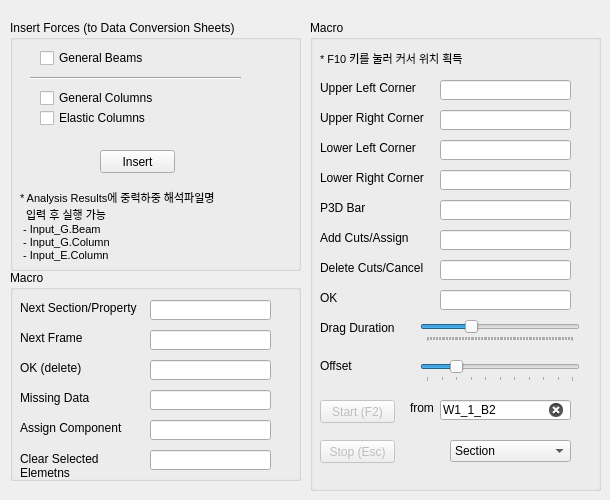
    <widget class="QWidget" name="tab2">
     <attribute name="title">
      <string>Modeling</string>
     </attribute>
     <widget class="QLabel" name="test">
      <property name="geometry">
       <rect>
        <x>440</x>
        <y>240</y>
        <width>56</width>
        <height>12</height>
       </rect>
      </property>
      <property name="text">
       <string/>
      </property>
     </widget>
     <widget class="QGroupBox" name="groupBox_9">
      <property name="geometry">
       <rect>
        <x>10</x>
        <y>20</y>
        <width>291</width>
        <height>251</height>
       </rect>
      </property>
      <property name="title">
       <string>Insert Forces (to Data Conversion Sheets)</string>
      </property>
      <widget class="QPushButton" name="insert_force_btn">
       <property name="geometry">
        <rect>
         <x>90</x>
         <y>130</y>
         <width>75</width>
         <height>23</height>
        </rect>
       </property>
       <property name="font">
        <font>
         <family>Arial</family>
         <weight>50</weight>
         <bold>false</bold>
        </font>
       </property>
       <property name="text">
        <string>Insert</string>
       </property>
      </widget>
      <widget class="QLabel" name="label_30">
       <property name="geometry">
        <rect>
         <x>10</x>
         <y>160</y>
         <width>231</width>
         <height>91</height>
        </rect>
       </property>
       <property name="font">
        <font>
         <family>Arial</family>
         <pointsize>8</pointsize>
         <weight>50</weight>
         <bold>false</bold>
        </font>
       </property>
       <property name="text">
        <string>* Analysis Results에 중력하중 해석파일명 
  입력 후 실행 가능 
 - Input_G.Beam 
 - Input_G.Column 
 - Input_E.Column</string>
       </property>
       <property name="textFormat">
        <enum>Qt::AutoText</enum>
       </property>
       <property name="alignment">
        <set>Qt::AlignLeading|Qt::AlignLeft|Qt::AlignVCenter</set>
       </property>
      </widget>
      <widget class="QCheckBox" name="insert_gbeam_checkbox">
       <property name="geometry">
        <rect>
         <x>30</x>
         <y>30</y>
         <width>121</width>
         <height>16</height>
        </rect>
       </property>
       <property name="font">
        <font>
         <family>Arial</family>
         <weight>50</weight>
         <bold>false</bold>
        </font>
       </property>
       <property name="text">
        <string>General Beams</string>
       </property>
       <property name="checked">
        <bool>false</bool>
       </property>
      </widget>
      <widget class="QCheckBox" name="insert_ecol_checkbox">
       <property name="geometry">
        <rect>
         <x>30</x>
         <y>90</y>
         <width>121</width>
         <height>16</height>
        </rect>
       </property>
       <property name="font">
        <font>
         <family>Arial</family>
         <weight>50</weight>
         <bold>false</bold>
        </font>
       </property>
       <property name="text">
        <string>Elastic Columns</string>
       </property>
       <property name="checked">
        <bool>false</bool>
       </property>
      </widget>
      <widget class="QCheckBox" name="insert_gcol_checkbox">
       <property name="geometry">
        <rect>
         <x>30</x>
         <y>70</y>
         <width>121</width>
         <height>16</height>
        </rect>
       </property>
       <property name="font">
        <font>
         <family>Arial</family>
         <weight>50</weight>
         <bold>false</bold>
        </font>
       </property>
       <property name="text">
        <string>General Columns</string>
       </property>
       <property name="checked">
        <bool>false</bool>
       </property>
      </widget>
      <widget class="Line" name="line_14">
       <property name="geometry">
        <rect>
         <x>20</x>
         <y>50</y>
         <width>211</width>
         <height>16</height>
        </rect>
       </property>
       <property name="orientation">
        <enum>Qt::Horizontal</enum>
       </property>
      </widget>
     </widget>
     <widget class="QGroupBox" name="groupBox_10">
      <property name="geometry">
       <rect>
        <x>310</x>
        <y>20</y>
        <width>291</width>
        <height>471</height>
       </rect>
      </property>
      <property name="title">
       <string>Macro</string>
      </property>
      <widget class="QLineEdit" name="up_right_coord_editbox">
       <property name="enabled">
        <bool>true</bool>
       </property>
       <property name="geometry">
        <rect>
         <x>130</x>
         <y>90</y>
         <width>131</width>
         <height>20</height>
        </rect>
       </property>
       <property name="font">
        <font>
         <family>Arial</family>
         <weight>50</weight>
         <bold>false</bold>
        </font>
       </property>
       <property name="text">
        <string/>
       </property>
       <property name="clearButtonEnabled">
        <bool>true</bool>
       </property>
      </widget>
      <widget class="QLineEdit" name="low_left_coord_editbox">
       <property name="enabled">
        <bool>true</bool>
       </property>
       <property name="geometry">
        <rect>
         <x>130</x>
         <y>120</y>
         <width>131</width>
         <height>20</height>
        </rect>
       </property>
       <property name="font">
        <font>
         <family>Arial</family>
         <weight>50</weight>
         <bold>false</bold>
        </font>
       </property>
       <property name="text">
        <string/>
       </property>
       <property name="clearButtonEnabled">
        <bool>true</bool>
       </property>
      </widget>
      <widget class="QSlider" name="offset_slider">
       <property name="enabled">
        <bool>true</bool>
       </property>
       <property name="geometry">
        <rect>
         <x>110</x>
         <y>340</y>
         <width>160</width>
         <height>22</height>
        </rect>
       </property>
       <property name="maximum">
        <number>10</number>
       </property>
       <property name="value">
        <number>2</number>
       </property>
       <property name="sliderPosition">
        <number>2</number>
       </property>
       <property name="orientation">
        <enum>Qt::Horizontal</enum>
       </property>
       <property name="invertedAppearance">
        <bool>false</bool>
       </property>
       <property name="invertedControls">
        <bool>false</bool>
       </property>
       <property name="tickPosition">
        <enum>QSlider::TicksBelow</enum>
       </property>
       <property name="tickInterval">
        <number>1</number>
       </property>
      </widget>
      <widget class="QLabel" name="label_34">
       <property name="geometry">
        <rect>
         <x>10</x>
         <y>150</y>
         <width>111</width>
         <height>16</height>
        </rect>
       </property>
       <property name="font">
        <font>
         <family>Arial</family>
         <weight>50</weight>
         <bold>false</bold>
        </font>
       </property>
       <property name="text">
        <string>Lower Right Corner</string>
       </property>
       <property name="alignment">
        <set>Qt::AlignLeading|Qt::AlignLeft|Qt::AlignVCenter</set>
       </property>
      </widget>
      <widget class="QLabel" name="label_35">
       <property name="geometry">
        <rect>
         <x>10</x>
         <y>60</y>
         <width>111</width>
         <height>16</height>
        </rect>
       </property>
       <property name="font">
        <font>
         <family>Arial</family>
         <weight>50</weight>
         <bold>false</bold>
        </font>
       </property>
       <property name="text">
        <string>Upper Left Corner</string>
       </property>
       <property name="alignment">
        <set>Qt::AlignLeading|Qt::AlignLeft|Qt::AlignVCenter</set>
       </property>
      </widget>
      <widget class="QLabel" name="label_36">
       <property name="geometry">
        <rect>
         <x>100</x>
         <y>380</y>
         <width>31</width>
         <height>16</height>
        </rect>
       </property>
       <property name="font">
        <font>
         <family>Arial</family>
         <weight>50</weight>
         <bold>false</bold>
        </font>
       </property>
       <property name="text">
        <string>from</string>
       </property>
       <property name="alignment">
        <set>Qt::AlignLeading|Qt::AlignLeft|Qt::AlignVCenter</set>
       </property>
      </widget>
      <widget class="QPushButton" name="show_result_btn">
       <property name="enabled">
        <bool>false</bool>
       </property>
       <property name="geometry">
        <rect>
         <x>10</x>
         <y>380</y>
         <width>75</width>
         <height>23</height>
        </rect>
       </property>
       <property name="font">
        <font>
         <family>Arial</family>
         <weight>50</weight>
         <bold>false</bold>
        </font>
       </property>
       <property name="text">
        <string>Start (F2)</string>
       </property>
       <property name="shortcut">
        <string>F2</string>
       </property>
      </widget>
      <widget class="QLineEdit" name="elem_name_editbox">
       <property name="enabled">
        <bool>true</bool>
       </property>
       <property name="geometry">
        <rect>
         <x>130</x>
         <y>380</y>
         <width>131</width>
         <height>20</height>
        </rect>
       </property>
       <property name="font">
        <font>
         <family>Arial</family>
         <weight>50</weight>
         <bold>false</bold>
        </font>
       </property>
       <property name="text">
        <string>W1_1_B2</string>
       </property>
       <property name="clearButtonEnabled">
        <bool>true</bool>
       </property>
      </widget>
      <widget class="QLabel" name="label_37">
       <property name="geometry">
        <rect>
         <x>10</x>
         <y>120</y>
         <width>111</width>
         <height>16</height>
        </rect>
       </property>
       <property name="font">
        <font>
         <family>Arial</family>
         <weight>50</weight>
         <bold>false</bold>
        </font>
       </property>
       <property name="text">
        <string>Lower Left Corner</string>
       </property>
       <property name="alignment">
        <set>Qt::AlignLeading|Qt::AlignLeft|Qt::AlignVCenter</set>
       </property>
      </widget>
      <widget class="QSlider" name="drag_duration_slider">
       <property name="enabled">
        <bool>true</bool>
       </property>
       <property name="geometry">
        <rect>
         <x>110</x>
         <y>300</y>
         <width>160</width>
         <height>22</height>
        </rect>
       </property>
       <property name="maximum">
        <number>100</number>
       </property>
       <property name="pageStep">
        <number>5</number>
       </property>
       <property name="value">
        <number>30</number>
       </property>
       <property name="orientation">
        <enum>Qt::Horizontal</enum>
       </property>
       <property name="tickPosition">
        <enum>QSlider::TicksBelow</enum>
       </property>
       <property name="tickInterval">
        <number>1</number>
       </property>
      </widget>
      <widget class="QLineEdit" name="up_left_coord_editbox">
       <property name="enabled">
        <bool>true</bool>
       </property>
       <property name="geometry">
        <rect>
         <x>130</x>
         <y>60</y>
         <width>131</width>
         <height>20</height>
        </rect>
       </property>
       <property name="font">
        <font>
         <family>Arial</family>
         <weight>50</weight>
         <bold>false</bold>
        </font>
       </property>
       <property name="text">
        <string/>
       </property>
       <property name="clearButtonEnabled">
        <bool>true</bool>
       </property>
      </widget>
      <widget class="QLabel" name="label_38">
       <property name="geometry">
        <rect>
         <x>10</x>
         <y>300</y>
         <width>81</width>
         <height>16</height>
        </rect>
       </property>
       <property name="font">
        <font>
         <family>Arial</family>
         <weight>50</weight>
         <bold>false</bold>
        </font>
       </property>
       <property name="text">
        <string>Drag Duration</string>
       </property>
      </widget>
      <widget class="QLabel" name="label_2">
       <property name="geometry">
        <rect>
         <x>10</x>
         <y>340</y>
         <width>56</width>
         <height>12</height>
        </rect>
       </property>
       <property name="font">
        <font>
         <family>Arial</family>
         <weight>50</weight>
         <bold>false</bold>
        </font>
       </property>
       <property name="text">
        <string>Offset</string>
       </property>
      </widget>
      <widget class="QLineEdit" name="low_right_coord_editbox">
       <property name="enabled">
        <bool>true</bool>
       </property>
       <property name="geometry">
        <rect>
         <x>130</x>
         <y>150</y>
         <width>131</width>
         <height>20</height>
        </rect>
       </property>
       <property name="font">
        <font>
         <family>Arial</family>
         <weight>50</weight>
         <bold>false</bold>
        </font>
       </property>
       <property name="text">
        <string/>
       </property>
       <property name="clearButtonEnabled">
        <bool>true</bool>
       </property>
      </widget>
      <widget class="QPushButton" name="show_result_btn_2">
       <property name="enabled">
        <bool>false</bool>
       </property>
       <property name="geometry">
        <rect>
         <x>10</x>
         <y>420</y>
         <width>75</width>
         <height>23</height>
        </rect>
       </property>
       <property name="font">
        <font>
         <family>Arial</family>
         <weight>50</weight>
         <bold>false</bold>
        </font>
       </property>
       <property name="text">
        <string>Stop (Esc)</string>
       </property>
       <property name="shortcut">
        <string>Esc</string>
       </property>
      </widget>
      <widget class="QLabel" name="label_39">
       <property name="geometry">
        <rect>
         <x>10</x>
         <y>90</y>
         <width>111</width>
         <height>16</height>
        </rect>
       </property>
       <property name="font">
        <font>
         <family>Arial</family>
         <weight>50</weight>
         <bold>false</bold>
        </font>
       </property>
       <property name="text">
        <string>Upper Right Corner</string>
       </property>
       <property name="alignment">
        <set>Qt::AlignLeading|Qt::AlignLeft|Qt::AlignVCenter</set>
       </property>
      </widget>
      <widget class="QLabel" name="label_31">
       <property name="geometry">
        <rect>
         <x>10</x>
         <y>30</y>
         <width>231</width>
         <height>16</height>
        </rect>
       </property>
       <property name="font">
        <font>
         <family>Arial</family>
         <pointsize>8</pointsize>
         <weight>50</weight>
         <bold>false</bold>
        </font>
       </property>
       <property name="text">
        <string>* F10 키를 눌러 커서 위치 획득</string>
       </property>
       <property name="textFormat">
        <enum>Qt::AutoText</enum>
       </property>
       <property name="alignment">
        <set>Qt::AlignLeading|Qt::AlignLeft|Qt::AlignVCenter</set>
       </property>
      </widget>
      <widget class="QLabel" name="label_40">
       <property name="geometry">
        <rect>
         <x>10</x>
         <y>240</y>
         <width>111</width>
         <height>16</height>
        </rect>
       </property>
       <property name="font">
        <font>
         <family>Arial</family>
         <weight>50</weight>
         <bold>false</bold>
        </font>
       </property>
       <property name="text">
        <string>Delete Cuts/Cancel</string>
       </property>
       <property name="alignment">
        <set>Qt::AlignLeading|Qt::AlignLeft|Qt::AlignVCenter</set>
       </property>
      </widget>
      <widget class="QLabel" name="label_41">
       <property name="geometry">
        <rect>
         <x>10</x>
         <y>180</y>
         <width>111</width>
         <height>16</height>
        </rect>
       </property>
       <property name="font">
        <font>
         <family>Arial</family>
         <weight>50</weight>
         <bold>false</bold>
        </font>
       </property>
       <property name="text">
        <string>P3D Bar</string>
       </property>
       <property name="alignment">
        <set>Qt::AlignLeading|Qt::AlignLeft|Qt::AlignVCenter</set>
       </property>
      </widget>
      <widget class="QLabel" name="label_42">
       <property name="geometry">
        <rect>
         <x>10</x>
         <y>210</y>
         <width>111</width>
         <height>16</height>
        </rect>
       </property>
       <property name="font">
        <font>
         <family>Arial</family>
         <weight>50</weight>
         <bold>false</bold>
        </font>
       </property>
       <property name="text">
        <string>Add Cuts/Assign</string>
       </property>
       <property name="alignment">
        <set>Qt::AlignLeading|Qt::AlignLeft|Qt::AlignVCenter</set>
       </property>
      </widget>
      <widget class="QLineEdit" name="add_cuts_editbox">
       <property name="enabled">
        <bool>true</bool>
       </property>
       <property name="geometry">
        <rect>
         <x>130</x>
         <y>210</y>
         <width>131</width>
         <height>20</height>
        </rect>
       </property>
       <property name="font">
        <font>
         <family>Arial</family>
         <weight>50</weight>
         <bold>false</bold>
        </font>
       </property>
       <property name="text">
        <string/>
       </property>
       <property name="clearButtonEnabled">
        <bool>true</bool>
       </property>
      </widget>
      <widget class="QLineEdit" name="p3d_bar_editbox">
       <property name="enabled">
        <bool>true</bool>
       </property>
       <property name="geometry">
        <rect>
         <x>130</x>
         <y>180</y>
         <width>131</width>
         <height>20</height>
        </rect>
       </property>
       <property name="font">
        <font>
         <family>Arial</family>
         <weight>50</weight>
         <bold>false</bold>
        </font>
       </property>
       <property name="text">
        <string/>
       </property>
       <property name="clearButtonEnabled">
        <bool>true</bool>
       </property>
      </widget>
      <widget class="QLineEdit" name="delete_cuts_editbox">
       <property name="enabled">
        <bool>true</bool>
       </property>
       <property name="geometry">
        <rect>
         <x>130</x>
         <y>240</y>
         <width>131</width>
         <height>20</height>
        </rect>
       </property>
       <property name="font">
        <font>
         <family>Arial</family>
         <weight>50</weight>
         <bold>false</bold>
        </font>
       </property>
       <property name="text">
        <string/>
       </property>
       <property name="clearButtonEnabled">
        <bool>true</bool>
       </property>
      </widget>
      <widget class="QLineEdit" name="ok_editbox">
       <property name="enabled">
        <bool>true</bool>
       </property>
       <property name="geometry">
        <rect>
         <x>130</x>
         <y>270</y>
         <width>131</width>
         <height>20</height>
        </rect>
       </property>
       <property name="font">
        <font>
         <family>Arial</family>
         <weight>50</weight>
         <bold>false</bold>
        </font>
       </property>
       <property name="text">
        <string/>
       </property>
       <property name="clearButtonEnabled">
        <bool>true</bool>
       </property>
      </widget>
      <widget class="QLabel" name="label_43">
       <property name="geometry">
        <rect>
         <x>10</x>
         <y>270</y>
         <width>111</width>
         <height>16</height>
        </rect>
       </property>
       <property name="font">
        <font>
         <family>Arial</family>
         <weight>50</weight>
         <bold>false</bold>
        </font>
       </property>
       <property name="text">
        <string>OK</string>
       </property>
       <property name="alignment">
        <set>Qt::AlignLeading|Qt::AlignLeft|Qt::AlignVCenter</set>
       </property>
      </widget>
      <widget class="QComboBox" name="macro_comboBox">
       <property name="geometry">
        <rect>
         <x>140</x>
         <y>420</y>
         <width>121</width>
         <height>22</height>
        </rect>
       </property>
       <property name="font">
        <font>
         <family>Arial</family>
         <weight>50</weight>
         <bold>false</bold>
        </font>
       </property>
       <item>
        <property name="text">
         <string>Section</string>
        </property>
       </item>
       <item>
        <property name="text">
         <string>Property (Wall)</string>
        </property>
       </item>
       <item>
        <property name="text">
         <string>Property (Beam)</string>
        </property>
       </item>
      </widget>
     </widget>
     <widget class="QGroupBox" name="groupBox_12">
      <property name="geometry">
       <rect>
        <x>10</x>
        <y>270</y>
        <width>291</width>
        <height>211</height>
       </rect>
      </property>
      <property name="title">
       <string>Macro</string>
      </property>
      <widget class="QLineEdit" name="next_section_editbox">
       <property name="enabled">
        <bool>true</bool>
       </property>
       <property name="geometry">
        <rect>
         <x>140</x>
         <y>30</y>
         <width>121</width>
         <height>20</height>
        </rect>
       </property>
       <property name="font">
        <font>
         <family>Arial</family>
         <weight>50</weight>
         <bold>false</bold>
        </font>
       </property>
       <property name="text">
        <string/>
       </property>
       <property name="clearButtonEnabled">
        <bool>true</bool>
       </property>
      </widget>
      <widget class="QLineEdit" name="next_frame_editbox">
       <property name="enabled">
        <bool>true</bool>
       </property>
       <property name="geometry">
        <rect>
         <x>140</x>
         <y>60</y>
         <width>121</width>
         <height>20</height>
        </rect>
       </property>
       <property name="font">
        <font>
         <family>Arial</family>
         <weight>50</weight>
         <bold>false</bold>
        </font>
       </property>
       <property name="text">
        <string/>
       </property>
       <property name="clearButtonEnabled">
        <bool>true</bool>
       </property>
      </widget>
      <widget class="QLabel" name="label_45">
       <property name="geometry">
        <rect>
         <x>10</x>
         <y>90</y>
         <width>111</width>
         <height>16</height>
        </rect>
       </property>
       <property name="font">
        <font>
         <family>Arial</family>
         <weight>50</weight>
         <bold>false</bold>
        </font>
       </property>
       <property name="text">
        <string>OK (delete)</string>
       </property>
       <property name="alignment">
        <set>Qt::AlignLeading|Qt::AlignLeft|Qt::AlignVCenter</set>
       </property>
      </widget>
      <widget class="QLabel" name="label_52">
       <property name="geometry">
        <rect>
         <x>10</x>
         <y>60</y>
         <width>111</width>
         <height>16</height>
        </rect>
       </property>
       <property name="font">
        <font>
         <family>Arial</family>
         <weight>50</weight>
         <bold>false</bold>
        </font>
       </property>
       <property name="text">
        <string>Next Frame</string>
       </property>
       <property name="alignment">
        <set>Qt::AlignLeading|Qt::AlignLeft|Qt::AlignVCenter</set>
       </property>
      </widget>
      <widget class="QLineEdit" name="ok_delete_editbox">
       <property name="enabled">
        <bool>true</bool>
       </property>
       <property name="geometry">
        <rect>
         <x>140</x>
         <y>90</y>
         <width>121</width>
         <height>20</height>
        </rect>
       </property>
       <property name="font">
        <font>
         <family>Arial</family>
         <weight>50</weight>
         <bold>false</bold>
        </font>
       </property>
       <property name="text">
        <string/>
       </property>
       <property name="clearButtonEnabled">
        <bool>true</bool>
       </property>
      </widget>
      <widget class="QLabel" name="label_53">
       <property name="geometry">
        <rect>
         <x>10</x>
         <y>30</y>
         <width>121</width>
         <height>16</height>
        </rect>
       </property>
       <property name="font">
        <font>
         <family>Arial</family>
         <weight>50</weight>
         <bold>false</bold>
        </font>
       </property>
       <property name="text">
        <string>Next Section/Property</string>
       </property>
       <property name="alignment">
        <set>Qt::AlignLeading|Qt::AlignLeft|Qt::AlignVCenter</set>
       </property>
      </widget>
      <widget class="QLabel" name="label_55">
       <property name="geometry">
        <rect>
         <x>10</x>
         <y>120</y>
         <width>111</width>
         <height>16</height>
        </rect>
       </property>
       <property name="font">
        <font>
         <family>Arial</family>
         <weight>50</weight>
         <bold>false</bold>
        </font>
       </property>
       <property name="text">
        <string>Missing Data</string>
       </property>
       <property name="alignment">
        <set>Qt::AlignLeading|Qt::AlignLeft|Qt::AlignVCenter</set>
       </property>
      </widget>
      <widget class="QLineEdit" name="missing_data_editbox">
       <property name="enabled">
        <bool>true</bool>
       </property>
       <property name="geometry">
        <rect>
         <x>140</x>
         <y>120</y>
         <width>121</width>
         <height>20</height>
        </rect>
       </property>
       <property name="font">
        <font>
         <family>Arial</family>
         <weight>50</weight>
         <bold>false</bold>
        </font>
       </property>
       <property name="text">
        <string/>
       </property>
       <property name="clearButtonEnabled">
        <bool>true</bool>
       </property>
      </widget>
      <widget class="QLineEdit" name="assign_comp_editbox">
       <property name="enabled">
        <bool>true</bool>
       </property>
       <property name="geometry">
        <rect>
         <x>140</x>
         <y>150</y>
         <width>121</width>
         <height>20</height>
        </rect>
       </property>
       <property name="font">
        <font>
         <family>Arial</family>
         <weight>50</weight>
         <bold>false</bold>
        </font>
       </property>
       <property name="text">
        <string/>
       </property>
       <property name="clearButtonEnabled">
        <bool>true</bool>
       </property>
      </widget>
      <widget class="QLabel" name="label_56">
       <property name="geometry">
        <rect>
         <x>10</x>
         <y>150</y>
         <width>111</width>
         <height>16</height>
        </rect>
       </property>
       <property name="font">
        <font>
         <family>Arial</family>
         <weight>50</weight>
         <bold>false</bold>
        </font>
       </property>
       <property name="text">
        <string>Assign Component</string>
       </property>
       <property name="alignment">
        <set>Qt::AlignLeading|Qt::AlignLeft|Qt::AlignVCenter</set>
       </property>
      </widget>
      <widget class="QLabel" name="label_57">
       <property name="geometry">
        <rect>
         <x>10</x>
         <y>180</y>
         <width>111</width>
         <height>31</height>
        </rect>
       </property>
       <property name="font">
        <font>
         <family>Arial</family>
         <weight>50</weight>
         <bold>false</bold>
        </font>
       </property>
       <property name="text">
        <string>Clear Selected 
Elemetns</string>
       </property>
       <property name="alignment">
        <set>Qt::AlignLeading|Qt::AlignLeft|Qt::AlignVCenter</set>
       </property>
      </widget>
      <widget class="QLineEdit" name="clear_elem_editbox">
       <property name="enabled">
        <bool>true</bool>
       </property>
       <property name="geometry">
        <rect>
         <x>140</x>
         <y>180</y>
         <width>121</width>
         <height>20</height>
        </rect>
       </property>
       <property name="font">
        <font>
         <family>Arial</family>
         <weight>50</weight>
         <bold>false</bold>
        </font>
       </property>
       <property name="text">
        <string/>
       </property>
       <property name="clearButtonEnabled">
        <bool>true</bool>
       </property>
      </widget>
     </widget>
    </widget>
